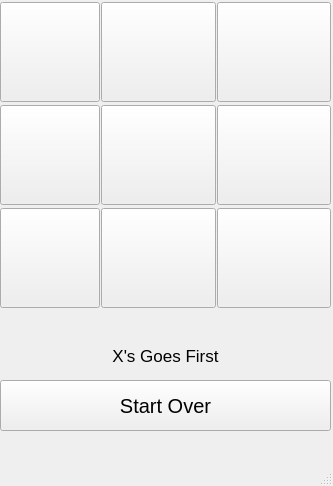
<?xml version="1.0" encoding="UTF-8"?>
<ui version="4.0">
 <class>MainWindow</class>
 <widget class="QMainWindow" name="MainWindow">
  <property name="geometry">
   <rect>
    <x>0</x>
    <y>0</y>
    <width>333</width>
    <height>486</height>
   </rect>
  </property>
  <property name="minimumSize">
   <size>
    <width>333</width>
    <height>486</height>
   </size>
  </property>
  <property name="maximumSize">
   <size>
    <width>333</width>
    <height>486</height>
   </size>
  </property>
  <property name="windowTitle">
   <string>MainWindow</string>
  </property>
  <widget class="QWidget" name="centralwidget">
   <widget class="QWidget" name="gridLayoutWidget">
    <property name="geometry">
     <rect>
      <x>0</x>
      <y>0</y>
      <width>331</width>
      <height>311</height>
     </rect>
    </property>
    <property name="sizePolicy">
     <sizepolicy hsizetype="Preferred" vsizetype="Preferred">
      <horstretch>0</horstretch>
      <verstretch>0</verstretch>
     </sizepolicy>
    </property>
    <property name="minimumSize">
     <size>
      <width>100</width>
      <height>100</height>
     </size>
    </property>
    <property name="font">
     <font>
      <pointsize>48</pointsize>
     </font>
    </property>
    <layout class="QGridLayout" name="gridLayout">
     <property name="spacing">
      <number>1</number>
     </property>
     <item row="2" column="0">
      <widget class="QPushButton" name="pushButton_3">
       <property name="sizePolicy">
        <sizepolicy hsizetype="Minimum" vsizetype="Fixed">
         <horstretch>100</horstretch>
         <verstretch>100</verstretch>
        </sizepolicy>
       </property>
       <property name="minimumSize">
        <size>
         <width>100</width>
         <height>100</height>
        </size>
       </property>
       <property name="font">
        <font>
         <pointsize>48</pointsize>
        </font>
       </property>
       <property name="text">
        <string/>
       </property>
      </widget>
     </item>
     <item row="0" column="0">
      <widget class="QPushButton" name="pushButton_1">
       <property name="sizePolicy">
        <sizepolicy hsizetype="Minimum" vsizetype="Fixed">
         <horstretch>100</horstretch>
         <verstretch>100</verstretch>
        </sizepolicy>
       </property>
       <property name="minimumSize">
        <size>
         <width>100</width>
         <height>100</height>
        </size>
       </property>
       <property name="maximumSize">
        <size>
         <width>100</width>
         <height>100</height>
        </size>
       </property>
       <property name="font">
        <font>
         <pointsize>48</pointsize>
        </font>
       </property>
       <property name="text">
        <string/>
       </property>
      </widget>
     </item>
     <item row="0" column="1">
      <widget class="QPushButton" name="pushButton_4">
       <property name="sizePolicy">
        <sizepolicy hsizetype="Minimum" vsizetype="Fixed">
         <horstretch>100</horstretch>
         <verstretch>100</verstretch>
        </sizepolicy>
       </property>
       <property name="minimumSize">
        <size>
         <width>100</width>
         <height>100</height>
        </size>
       </property>
       <property name="font">
        <font>
         <pointsize>48</pointsize>
        </font>
       </property>
       <property name="text">
        <string/>
       </property>
      </widget>
     </item>
     <item row="1" column="1">
      <widget class="QPushButton" name="pushButton_5">
       <property name="sizePolicy">
        <sizepolicy hsizetype="Minimum" vsizetype="Fixed">
         <horstretch>100</horstretch>
         <verstretch>100</verstretch>
        </sizepolicy>
       </property>
       <property name="minimumSize">
        <size>
         <width>100</width>
         <height>100</height>
        </size>
       </property>
       <property name="font">
        <font>
         <pointsize>48</pointsize>
        </font>
       </property>
       <property name="text">
        <string/>
       </property>
      </widget>
     </item>
     <item row="2" column="2">
      <widget class="QPushButton" name="pushButton_9">
       <property name="sizePolicy">
        <sizepolicy hsizetype="Minimum" vsizetype="Fixed">
         <horstretch>100</horstretch>
         <verstretch>100</verstretch>
        </sizepolicy>
       </property>
       <property name="minimumSize">
        <size>
         <width>100</width>
         <height>100</height>
        </size>
       </property>
       <property name="font">
        <font>
         <pointsize>48</pointsize>
        </font>
       </property>
       <property name="text">
        <string/>
       </property>
      </widget>
     </item>
     <item row="1" column="2">
      <widget class="QPushButton" name="pushButton_8">
       <property name="sizePolicy">
        <sizepolicy hsizetype="Minimum" vsizetype="Fixed">
         <horstretch>100</horstretch>
         <verstretch>100</verstretch>
        </sizepolicy>
       </property>
       <property name="minimumSize">
        <size>
         <width>100</width>
         <height>100</height>
        </size>
       </property>
       <property name="font">
        <font>
         <pointsize>48</pointsize>
        </font>
       </property>
       <property name="text">
        <string/>
       </property>
      </widget>
     </item>
     <item row="0" column="2">
      <widget class="QPushButton" name="pushButton_7">
       <property name="sizePolicy">
        <sizepolicy hsizetype="Minimum" vsizetype="Fixed">
         <horstretch>100</horstretch>
         <verstretch>100</verstretch>
        </sizepolicy>
       </property>
       <property name="minimumSize">
        <size>
         <width>100</width>
         <height>100</height>
        </size>
       </property>
       <property name="font">
        <font>
         <pointsize>48</pointsize>
        </font>
       </property>
       <property name="text">
        <string/>
       </property>
      </widget>
     </item>
     <item row="2" column="1">
      <widget class="QPushButton" name="pushButton_6">
       <property name="sizePolicy">
        <sizepolicy hsizetype="Minimum" vsizetype="Fixed">
         <horstretch>100</horstretch>
         <verstretch>100</verstretch>
        </sizepolicy>
       </property>
       <property name="minimumSize">
        <size>
         <width>100</width>
         <height>100</height>
        </size>
       </property>
       <property name="font">
        <font>
         <pointsize>48</pointsize>
        </font>
       </property>
       <property name="text">
        <string/>
       </property>
      </widget>
     </item>
     <item row="1" column="0">
      <widget class="QPushButton" name="pushButton_2">
       <property name="sizePolicy">
        <sizepolicy hsizetype="Minimum" vsizetype="Fixed">
         <horstretch>100</horstretch>
         <verstretch>100</verstretch>
        </sizepolicy>
       </property>
       <property name="minimumSize">
        <size>
         <width>100</width>
         <height>100</height>
        </size>
       </property>
       <property name="font">
        <font>
         <pointsize>48</pointsize>
        </font>
       </property>
       <property name="text">
        <string/>
       </property>
      </widget>
     </item>
    </layout>
   </widget>
   <widget class="QPushButton" name="reset_btn">
    <property name="geometry">
     <rect>
      <x>0</x>
      <y>380</y>
      <width>331</width>
      <height>51</height>
     </rect>
    </property>
    <property name="font">
     <font>
      <pointsize>15</pointsize>
     </font>
    </property>
    <property name="text">
     <string>Start Over</string>
    </property>
   </widget>
   <widget class="QLabel" name="label">
    <property name="geometry">
     <rect>
      <x>10</x>
      <y>340</y>
      <width>311</width>
      <height>31</height>
     </rect>
    </property>
    <property name="font">
     <font>
      <pointsize>13</pointsize>
     </font>
    </property>
    <property name="text">
     <string>X's Goes First</string>
    </property>
    <property name="alignment">
     <set>Qt::AlignCenter</set>
    </property>
   </widget>
  </widget>
  <widget class="QMenuBar" name="menubar">
   <property name="geometry">
    <rect>
     <x>0</x>
     <y>0</y>
     <width>333</width>
     <height>26</height>
    </rect>
   </property>
  </widget>
  <widget class="QStatusBar" name="statusbar"/>
 </widget>
 <resources/>
 <connections/>
</ui>
